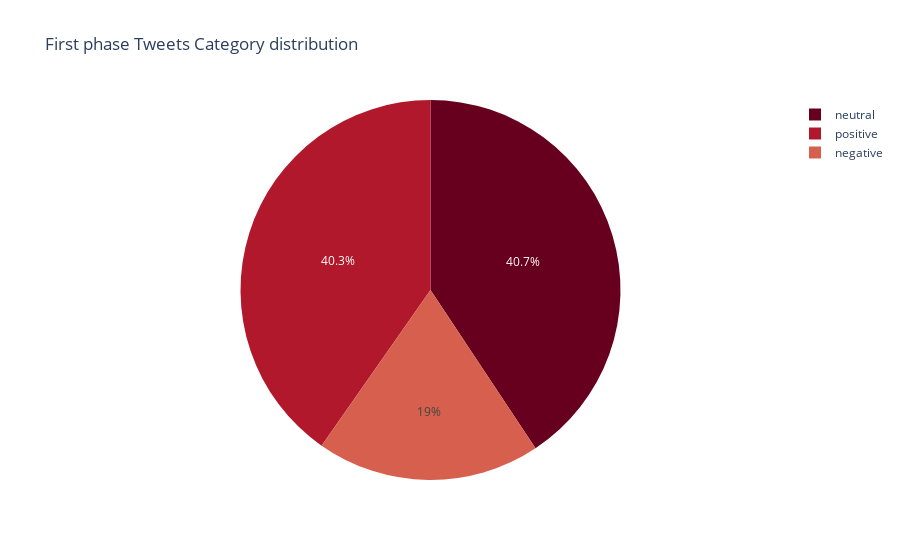

The notebook cell saved with this chart:
### Code cell
px.pie( distribution , values='Count', names='Category', title='First phase Tweets Category distribution' ,color_discrete_sequence=px.colors.sequential.RdBu)

### Figure 1 — Plotly figure (JSON) as saved in the notebook; plotly's stock layout.template omitted (floating-point values rounded to 4 significant figures)
{"data": [{"domain": {"x": [0, 1], "y": [0, 1]}, "hovertemplate": "Category=%{label}<br>Count=%{value}<extra></extra>", "labels": ["positive", "negative", "neutral"], "legendgroup": "", "name": "", "showlegend": true, "type": "pie", "values": [115308, 54504, 116440]}], "layout": {"legend": {"tracegroupgap": 0}, "piecolorway": ["rgb(103,0,31)", "rgb(178,24,43)", "rgb(214,96,77)", "rgb(244,165,130)", "rgb(253,219,199)", "rgb(247,247,247)", "rgb(209,229,240)", "rgb(146,197,222)", "rgb(67,147,195)", "rgb(33,102,172)", "rgb(5,48,97)"], "title": {"text": "First phase Tweets Category distribution"}}}
